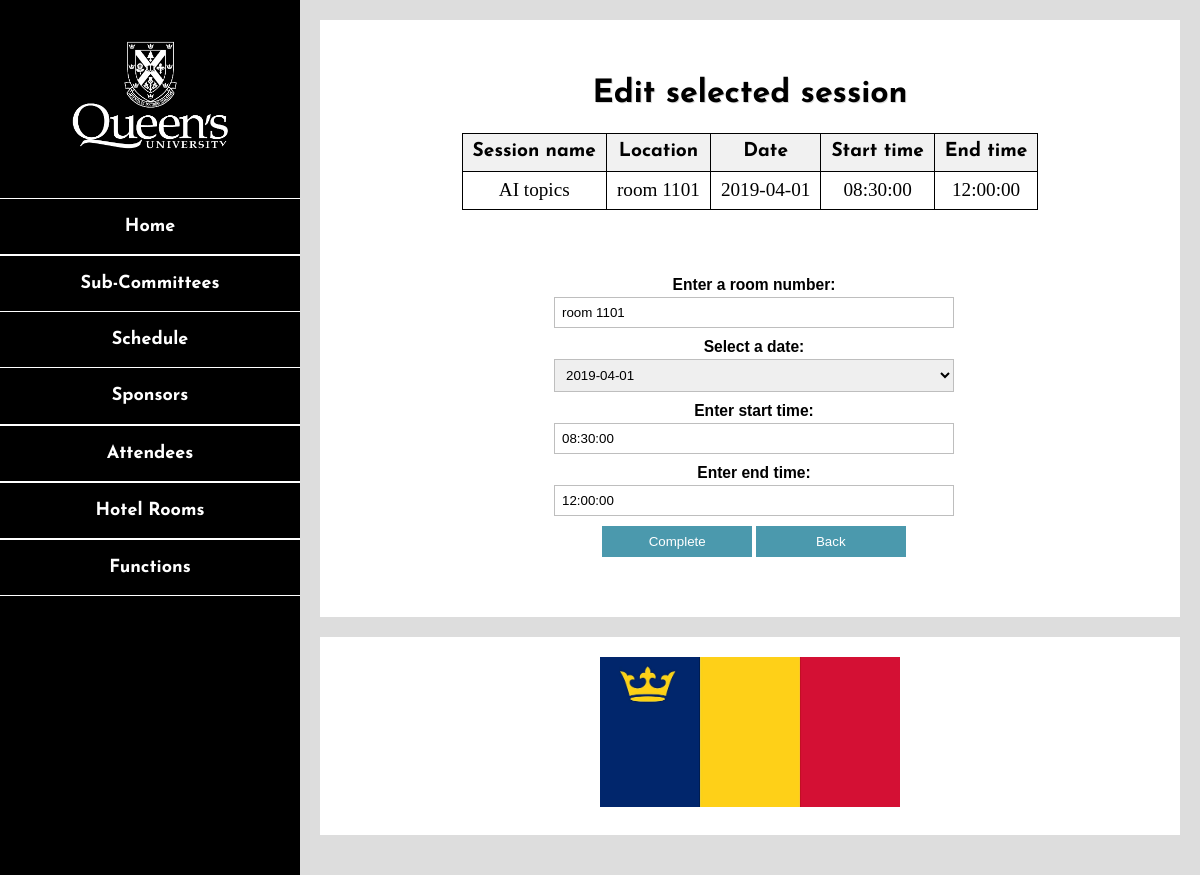
The page /src/editsessionstep1.php?sename=AI topics on the database its author committed.
### tables this page shows
CREATE TABLE sessions(
    name VARCHAR(50) NOT null PRIMARY KEY,
    room_location VARCHAR(50) NOT null,
    start_date_time DATETIME NOT null,
    end_date_time DATETIME NOT null,
    speaker_id VARCHAR(10) NOT null,
    FOREIGN KEY (speaker_id) REFERENCES attendees(id)
    ON DELETE CASCADE
);

### src/editsessionstep1.php (the view, shortened to what this page needs)
<!DOCTYPE html>
<html lang="en">
<head>
    <link rel="stylesheet" href="css/style.css">
    <link rel="stylesheet" href="css/responsive.css">
</head>
<body>
<header>
    <?php
    include 'include\navigationmenu.php';
    ?>
</header>
<div id="main-content">
    <h1 id="page-title">Edit selected session</h1>
    <table>
        <tr><th>Session name</th>
            <th>Location</th>
            <th>Date</th>
            <th>Start time</th>
            <th>End time</th>
        </tr>
        <?php
        $sename = $_GET['sename'];
        $sql = "select name,room_location,date(start_date_time) as date,time(start_date_time)as start_time,time(end_date_time)as end_time
                from sessions
                where name= '". $sename ."'
                order by date, start_time";
        $stmt = $pdo->query($sql);
        while ($item = $stmt->fetch()) {
            $sename = $item['name'];
            $room_location = $item['room_location'];
            $date = $item['date'];
            $start_time = $item['start_time'];
            $end_time = $item['end_time'];
            echo "<tr><td>"
                .$sename."</td><td name='id'>"
                .$room_location."</td><td>"
                .$date."</td><td>"
                .$start_time."</td><td>"
                .$end_time."</td>";
        }
        ?>
    </table>
    <br>
    <form action="editsessionstep2.php?sename='<?php echo $sename?>'" method="post">
        <ul class="form-style">
            <li>
                <label>Enter a room number:</label>
                <input type="text" name="newlocation" value="<?php echo $room_location?>">
            </li>
            <li>
                <label>Select a date:</label>
                <?php
                echo "<select name='newdate'>";
                if (strtotime($date) == strtotime('2019-04-02')){
                    echo "<option id='2019-04-01' value='2019-04-01'>2019-04-01</option>";
                    echo "<option id='2019-04-02' value='2019-04-02' selected='selected'>2019-04-02</option>";
                } else {
                    echo "<option id='2019-04-01' value='2019-04-01' selected='selected'>2019-04-01</option>";
                }
                echo "</select>";
                ?>
            </li>
            <li>
                <label>Enter start time:</label>
                <input type="text" name="newstart_time" value="<?php echo $start_time?>">
            </li>
            <li>
                <label>Enter end time:</label>
                <input type="text" name="newend_time" value="<?php echo $end_time?>">
            </li>
            <li>
                <input type="submit" value="Complete">
                <input type="button" value="Back" onclick="history.back()">
            </li>
        </ul>
    </form>
</div>
<footer>
    <img src="./img/qflag.jpg" alt="Ontario provincial flag"/>
</footer>
</body>
</html>

### src/css/style.css (style rules this page uses)
body { margin: 0; padding: 0; font-family: "PT Serif", serif; font-size: 1.2rem; line-height: 1.4; background-color: #ddd; text-align:center; }
h1, h2, h3, h4, h5, h6, header nav ul li, th, #voting-history .voted, .statement { font-family: "Josefin Sans", sans-serif; font-weight: bold; }
h1, h2, h3, h4, h5, h6 { text-shadow: 1px 1px rgba(0, 0, 0, 0.15); margin: 1.0em 0 0.5em 0; }
h1 { font-size: 2.0rem; }
ul, ol { padding-left: 32px; margin: 0.5rem 0 1.0rem 0; }
img { max-width: 100%; max-height: 150px; }
table { border-collapse: collapse; margin-left:auto; margin-right:auto; }
th, td { padding: 5px 10px; border: 1px solid black; min-width: 40px; }
th { background-color: #f1f1f1; }
header { color: #fff; background-color: #000; text-align: center; }
#main-content { background-color: #fff; margin: 20px; padding: 20px 20px 40px 20px; }
#page-title { text-align: center; }
footer { color: #fff; background-color: #000; padding: 20px; text-align: center; }
.form-style { margin:10px auto; max-width: 400px; padding: 20px 12px 10px 20px; font: 13px "Lucida Sans Unicode", "Lucida Grande", sans-serif; }
.form-style li { padding: 0; display: block; list-style: none; margin: 10px 0 0 0; }
.form-style label { margin:0 0 3px 0; padding:0px; display:block; font-weight: bold; font-size:1.2em; }
.form-style input, .form-style textarea, select { box-sizing: border-box; -webkit-box-sizing: border-box; -moz-box-sizing: border-box; border:1px solid #BEBEBE; padding: 7px; margin:0px; width: 100%; -webkit-transition: all 0.30s ease-in-out; -moz-transition: all 0.30s ease-in-out; -ms-transition: all 0.30s ease-in-out; -o-transition: all 0.30s ease-in-out; outline: none; }
select { width: 100%; }
input[type=submit], input[type=button] { background: #4B99AD; padding: 8px 15px 8px 15px; border: none; color: #fff; width: 150px; }

### src/css/responsive.css (style rules this page uses)
@media screen and (min-width: 640px) { body { background: #000; } }
@media screen and (min-width: 640px) { header { width: 40%; float: left; } }
@media screen and (min-width: 640px) { #main-content { margin: 0 0 0 40%; border: 20px solid #ddd; } }
@media screen and (min-width: 640px) { footer { margin-left: 40%; background-color: #fff; border: 20px solid #ddd; border-top: 0px solid transparent; border-bottom-width: 40px; } }
@media screen and (min-width: 768px) { header { width: 33%; } }
@media screen and (min-width: 768px) { #main-content, footer { margin-left: 33%; } }
@media screen and (min-width: 1200px) { header { width: 25%; } }
@media screen and (min-width: 1200px) { #main-content, footer { margin-left: 25%; } }

### rows shown on the page
sessions: name "AI topics", room_location "room 1101", date "2019-04-01", start_time "08:30:00", end_time "12:00:00", newlocation "room 1101"
